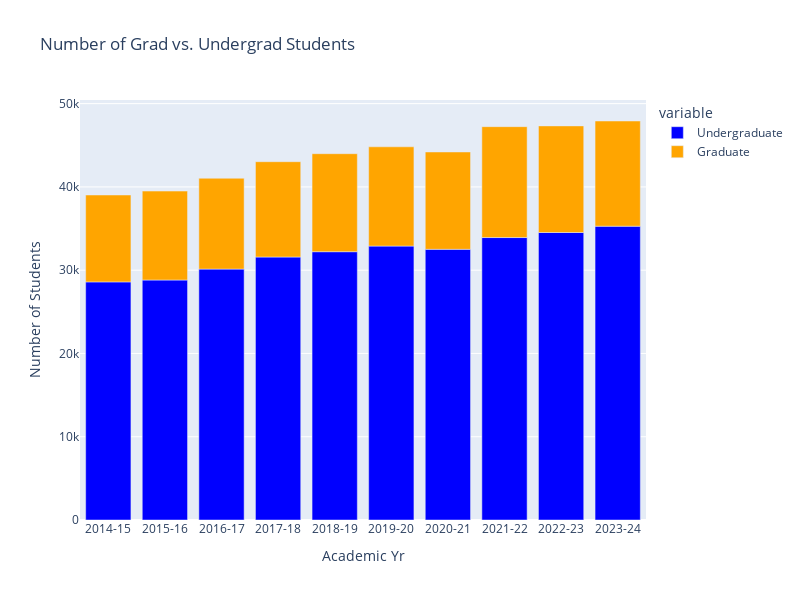

The code cell stored with this chart in its notebook:
### Markdown cell above
## What is the historical distribution of graduate and undergraduate students at Berkeley?

### Code cell
# 按学年和学位类型分组计算学生人数总和
university_grad_vs_ungrd = (university_majors.groupby(
    ['Academic Yr', 'Ungrad Grad'], as_index = False)[["Student Headcount"]]
                            .sum()
                           )
# 使用 pivot() 将数据框转换为透视表
proportions = university_grad_vs_ungrd.pivot(index='Academic Yr', columns='Ungrad Grad', values='Student Headcount')
proportions['Total'] = proportions['Undergraduate'] + proportions['Graduate']
proportions['Undergrad Proportion'] = proportions['Undergraduate'] / proportions['Total']
proportions['Grad Proportion'] = proportions['Graduate'] / proportions['Total']


fig = px.bar(proportions.reset_index(), 
             x='Academic Yr', 
             y=['Undergraduate', 'Graduate'],
             title='Number of Grad vs. Undergrad Students',
             labels={'value': 'Number of Students'},
             color_discrete_map={'Undergraduate': 'blue', 'Graduate': 'orange'})

fig.update_layout(barmode='relative', autosize=False, width=800, height=600)
fig.show()

### Figure 1 — Plotly figure (JSON) as saved in the notebook; plotly's stock layout.template omitted (floating-point values rounded to 4 significant figures)
{"data": [{"alignmentgroup": "True", "hovertemplate": "variable=Undergraduate<br>Academic Yr=%{x}<br>Number of Students=%{y}<extra></extra>", "legendgroup": "Undergraduate", "marker": {"color": "blue", "pattern": {"shape": ""}}, "name": "Undergraduate", "offsetgroup": "Undergraduate", "orientation": "v", "showlegend": true, "textposition": "auto", "type": "bar", "x": ["2014-15", "2015-16", "2016-17", "2017-18", "2018-19", "2019-20", "2020-21", "2021-22", "2022-23", "2023-24"], "xaxis": "x", "y": [28595, 28818, 30132, 31581, 32220.0, 32896, 32510.0, 33920, 34520.0, 35280.0], "yaxis": "y"}, {"alignmentgroup": "True", "hovertemplate": "variable=Graduate<br>Academic Yr=%{x}<br>Number of Students=%{y}<extra></extra>", "legendgroup": "Graduate", "marker": {"color": "orange", "pattern": {"shape": ""}}, "name": "Graduate", "offsetgroup": "Graduate", "orientation": "v", "showlegend": true, "textposition": "auto", "type": "bar", "x": ["2014-15", "2015-16", "2016-17", "2017-18", "2018-19", "2019-20", "2020-21", "2021-22", "2022-23", "2023-24"], "xaxis": "x", "y": [10434, 10681, 10910.0, 11446, 11770.0, 11920, 11689, 13316, 12802, 12633], "yaxis": "y"}], "layout": {"autosize": false, "barmode": "relative", "height": 600, "legend": {"title": {"text": "variable"}, "tracegroupgap": 0}, "title": {"text": "Number of Grad vs. Undergrad Students"}, "width": 800, "xaxis": {"anchor": "y", "domain": [0, 1], "title": {"text": "Academic Yr"}}, "yaxis": {"anchor": "x", "domain": [0, 1], "title": {"text": "Number of Students"}}}}
